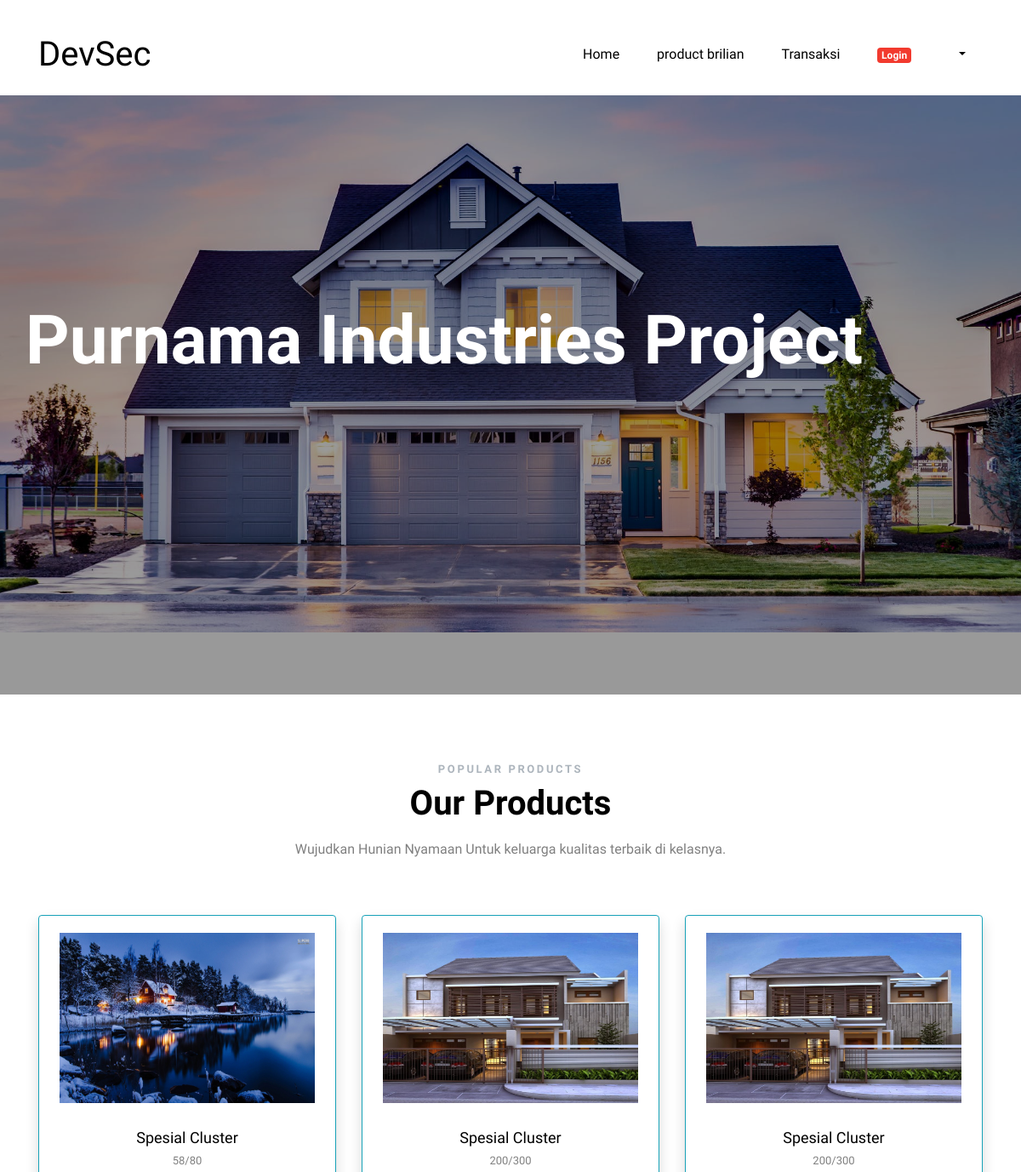
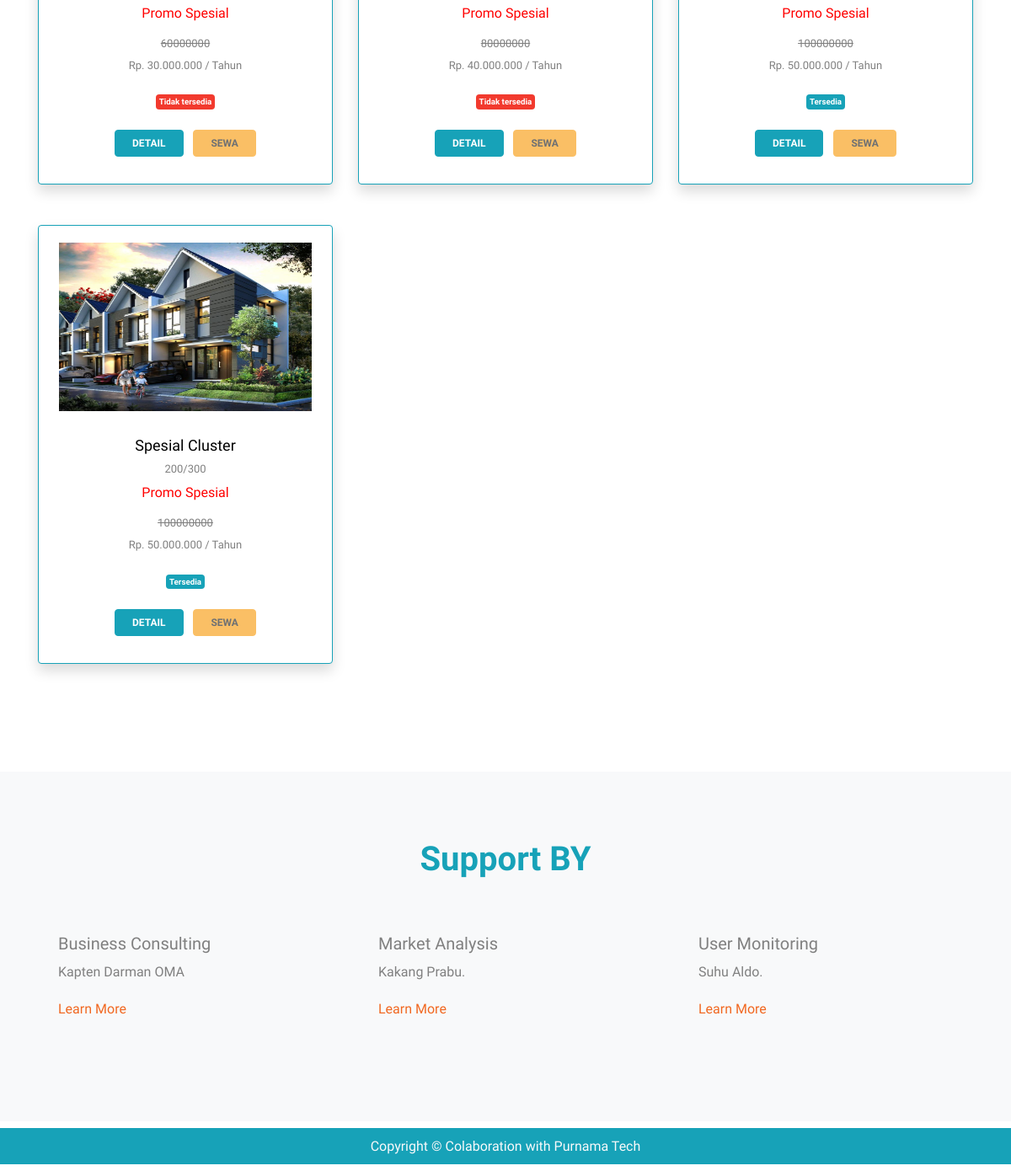
/index.php/customer/dashboard/produk, run on the app's committed database (2 pictures, top to bottom).
### tables this page shows
CREATE TABLE `rumah` (
  `id_rumah` int(20) NOT NULL,
  `kode_type` varchar(20) NOT NULL,
  `ukuran` varchar(20) NOT NULL,
  `no_rumah` varchar(20) NOT NULL,
  `warna` varchar(20) NOT NULL,
  `status` varchar(20) NOT NULL,
  `harga` int(20) NOT NULL,
  `denda` int(20) NOT NULL,
  `jumlah_pembangunan` varchar(20) NOT NULL,
  `gambar` varchar(100) NOT NULL
);

### application/controllers/customer/dashboard.php (called while the page is built, shortened)
<?php
class Dashboard extends CI_Controller
{
    public function produk()
    {
        $data['produk'] = $this->kpr_model->dataBriliant();
        $this->load->view('templates_customer/header');
        $this->load->view('customer/produkBriliant', $data);
        $this->load->view('templates_customer/footer');
    }
}

### index.php (called while the page is built, shortened)
<?php
require_once BASEPATH.'core/CodeIgniter.php';

### application/models/kpr_model.php (called while the page is built, shortened)
<?php
class Kpr_model extends CI_Model
{
    public function dataBriliant()
    {
        return $this->db->query(" SELECT * FROM rumah WHERE kode_type = 'SCLS' ")->result();
    }
}

### application/views/customer/produkBriliant.php (the view, shortened to what this page needs)
<div class="site-blocks-cover overlay mt-3" style="background-image: url(<?= base_url('assets/assets_shop') ?>/images/gbr.jpeg);" data-aos="fade" data-stellar-background-ratio="0.5">
    <div class="container">
        <div class="row align-items-center justify-content-center">
            <div class="col-md-12" data-aos="fade-up" data-aos-delay="400">
                <div class="row mb-4">
                    <h1>Purnama Industries Project</h1>
                </div>
            </div>
        </div>
    </div>
</div>
<div class="site-section" id="products-section">
    <div class="container">
        <div class="row mb-5 justify-content-center">
            <div class="col-md-6 text-center">
                <h3 class="section-sub-title">Popular Products</h3>
                <h2 class="section-title mb-3">Our Products</h2>
                <p>Wujudkan Hunian Nyamaan Untuk keluarga kualitas terbaik di kelasnya.</p>
            </div>
        </div>
        <div class="row">
            <?php foreach ($produk as $rm) : ?>
                <div class="col-lg-4  mb-5">
                    <div class="card border-info shadow  h-300">
                        <div class="card-body border-info">
                            <div class="card-title">
                                <div class="product-item">
                                    <figure>
                                        <img src=" <?= base_url('assets/upload/' . $rm->gambar) ?> " alt="Image" height="100px" width="300px" class="img-fluid" style="height: 200px;">
                                    </figure>
                                    <div class="px-4">
                                        <h3><a href="#"> <?php if ($rm->kode_type == "CLS") {
                                                                echo "Cluster";
                                                            } elseif ($rm->kode_type == "SCLS") {
                                                                echo "Spesial Cluster";
                                                            } elseif ($rm->kode_type == "NCLS") {
                                                                echo "Non Cluster";
                                                            }
                                                            ?> </a></h3>
                                        <p class="mb-2"><?= $rm->ukuran ?> </p>
                                        <p class="mb-3" style="color: red; font-size: medium;">Promo Spesial</p>
                                        <p class="mb-2"> <del><?= $rm->harga * 2 ?> </del> </p>
                                        <p class="mb-4">Rp. <?= number_format($rm->harga, 0, ',', '.') ?> / Tahun </p>
                                        <p class="mb-4"> <?php if ($rm->status == 1) {
                                                                echo " <span class='badge badge-info p-1'> Tersedia </span>";
                                                            } else {
                                                                echo "<span class='badge badge-danger p-1'> Tidak tersedia </span>";
                                                            }
                                                            ?> </p>
                                        <div>
                                            <a href="<?= base_url('customer/dashboard/detail_rumah/' . $rm->id_rumah); ?>  " class="btn btn-info mr-1 ">Detail</a>
                                            <?php if ($this->session->userdata('nama')) { ?>
                                                <a href=" <?= base_url('transaksi/sewa/tambah_sewa/' . $rm->id_rumah); ?> " class="btn btn-warning  ml-1 ">Sewa</a>
                                            <?php } else { ?>
                                                <a href=" <?= base_url('transaksi/sewa/tambah_sewa/' . $rm->id_rumah); ?> " class="btn btn-warning  ml-1 disabled ">Sewa</a>
                                            <?php } ?>
                                        </div>
                                    </div>
                                </div>
                            </div>
                        </div>
                    </div>
                </div>
            <?php endforeach; ?>
        </div>
    </div>
</div>
<div class="site-section bg-light" id="services-section">
    <div class="container">
        <div class="row mb-5">
            <div class="col-12 text-center">
                <h4 class="text text-info section-title mb-3">Support BY</h4>
            </div>
        </div>
        <div class="row align-items-stretch">
            <div class="col-md-6 col-lg-4 mb-4 mb-lg-4" data-aos="fade-up">
                <div class="unit-4 d-flex">
                    <div>
                        <h3>Business Consulting</h3>
                        <p>Kapten Darman OMA</p>
                        <p><a href="#">Learn More</a></p>
                    </div>
                </div>
            </div>
            <div class="col-md-6 col-lg-4 mb-4 mb-lg-4" data-aos="fade-up" data-aos-delay="100">
                <div class="unit-4 d-flex">
                    <div>
                        <h3>Market Analysis</h3>
                        <p>Kakang Prabu.</p>
                        <p><a href="#">Learn More</a></p>
                    </div>
                </div>
            </div>
            <div class="col-md-6 col-lg-4 mb-4 mb-lg-4" data-aos="fade-up" data-aos-delay="200">
                <div class="unit-4 d-flex">
                    <div>
                        <h3>User Monitoring</h3>
                        <p>Suhu Aldo.</p>
                        <p><a href="#">Learn More</a></p>
                    </div>
                </div>
            </div>
        </div>
    </div>
</div>

### assets/assets_shop/css/style.css (style rules this page uses)
body { line-height: 1.7; color: gray; font-weight: 400; font-size: 1rem; }
a { -webkit-transition: .3s all ease; -o-transition: .3s all ease; transition: .3s all ease; }
h1, h2, h3, h4, h5, .h1, .h2, .h3, .h4, .h5 { font-family: "Muli", -apple-system, BlinkMacSystemFont, "Segoe UI", Roboto, "Helvetica Neue", Arial, sans-serif, "Apple Color Emoji", "Segoe UI Emoji", "Segoe UI Symbol", "Noto Color Emoji"; }
.btn { text-transform: uppercase; font-size: 12px; font-weight: 900; padding: 6px 20px; }
.site-section { padding: 2.5em 0; }
@media (min-width: 768px) { .site-section { padding: 5em 0; } }
.site-blocks-cover { background-size: cover; background-repeat: no-repeat; background-position: top; background-position: center center; }
.site-blocks-cover.overlay { position: relative; }
.site-blocks-cover.overlay:before { position: absolute; content: ""; left: 0; bottom: 0; right: 0; top: 0; background: rgba(0, 0, 0, 0.4); }
.site-blocks-cover, .site-blocks-cover>.container>.row { min-height: 600px; height: calc(100vh); }
.site-blocks-cover h1 { font-size: 5rem; font-weight: 400; color: #fff; font-weight: 900; }
.bg-light { background: #ccc; }
.unit-4 h3 { font-size: 20px; }
.section-sub-title { font-size: 13px; color: #adb5bd; letter-spacing: .2em; text-transform: uppercase; font-weight: 700; }
.section-title { color: #000; font-size: 40px; font-weight: 900; }
.product-item { text-align: center; }
.product-item figure { overflow: hidden; position: relative; margin-bottom: 30px; }
.product-item figure:before { z-index: 2; -webkit-transition: .4s all ease; -o-transition: .4s all ease; transition: .4s all ease; -webkit-transform: scale(1.05); -ms-transform: scale(1.05); transform: scale(1.05); position: absolute; content: ""; border: 4px solid #219ef1; left: 20px; right: 20px; top: 20px; bottom: 20px; opacity: 0; visibility: hidden; }
.product-item figure img { -webkit-transition: .3s all ease; -o-transition: .3s all ease; transition: .3s all ease; -webkit-transform: scale(1); -ms-transform: scale(1); transform: scale(1); }
.product-item h3 { font-size: 18px; }
.product-item h3 a { color: #000; }
.product-item p { line-height: 1.4; font-size: 13px; }

### data on the page
rumah: gambar (picture), shows "Spesial Cluster", ukuran "58/80", $rm->harga*2 "60000000", harga "30.000.000", status "Tidak tersedia"
rumah: gambar (picture), shows "Spesial Cluster", ukuran "200/300", $rm->harga*2 "80000000", harga "40.000.000", status "Tidak tersedia"
rumah: gambar (picture), shows "Spesial Cluster", ukuran "200/300", $rm->harga*2 "100000000", harga "50.000.000", status "Tersedia"
rumah: gambar (picture), shows "Spesial Cluster", ukuran "200/300", $rm->harga*2 "100000000", harga "50.000.000", status "Tersedia"
